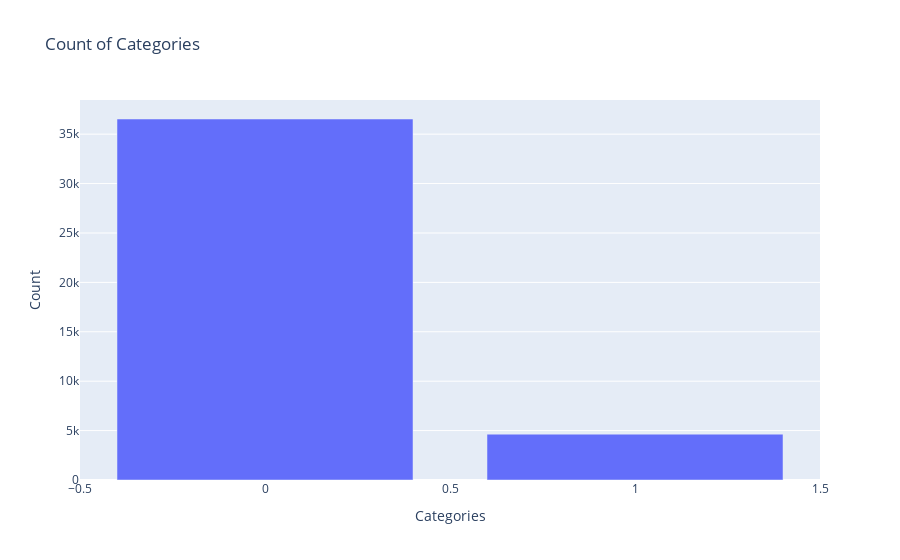

The notebook cell this image was saved under:
### Code cell
value_counts =y.value_counts()
fig = px.bar(x=value_counts.index, y=value_counts.values, labels={'x': 'Categories', 'y': 'Count'}, title='Count of Categories')
fig.show()

### Figure 1 — Plotly figure (JSON) as saved in the notebook; plotly's stock layout.template omitted (floating-point values rounded to 4 significant figures)
{"data": [{"alignmentgroup": "True", "hovertemplate": "Categories=%{x}<br>Count=%{y}<extra></extra>", "legendgroup": "", "marker": {"color": "#636efa", "pattern": {"shape": ""}}, "name": "", "offsetgroup": "", "orientation": "v", "showlegend": false, "textposition": "auto", "type": "bar", "x": [0, 1], "xaxis": "x", "y": [36534, 4639], "yaxis": "y"}], "layout": {"autosize": true, "barmode": "relative", "legend": {"tracegroupgap": 0}, "title": {"text": "Count of Categories"}, "xaxis": {"anchor": "y", "autorange": true, "domain": [0, 1], "range": [-0.5, 1.5], "title": {"text": "Categories"}, "type": "linear"}, "yaxis": {"anchor": "x", "autorange": true, "domain": [0, 1], "range": [0, 38460.0], "title": {"text": "Count"}, "type": "linear"}}}
